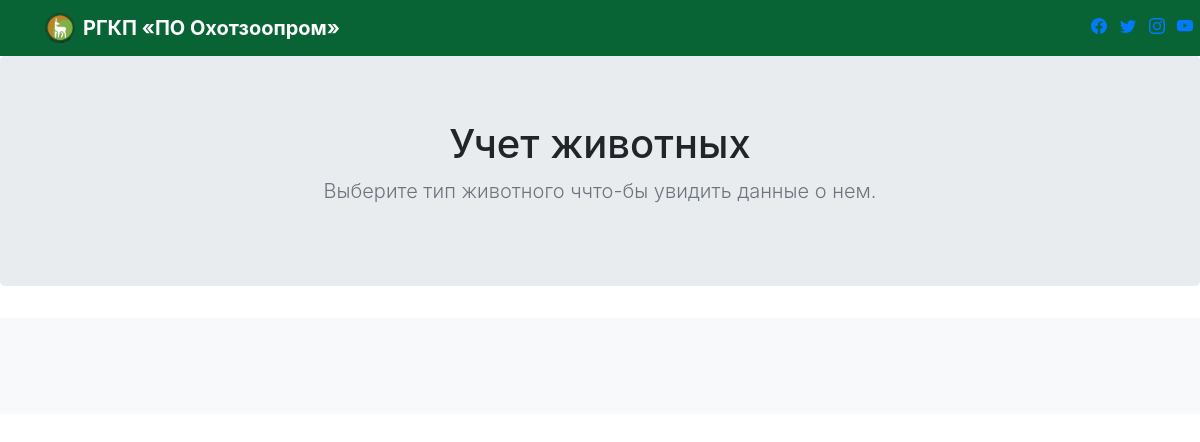
Before: /animals/ with the older database file.
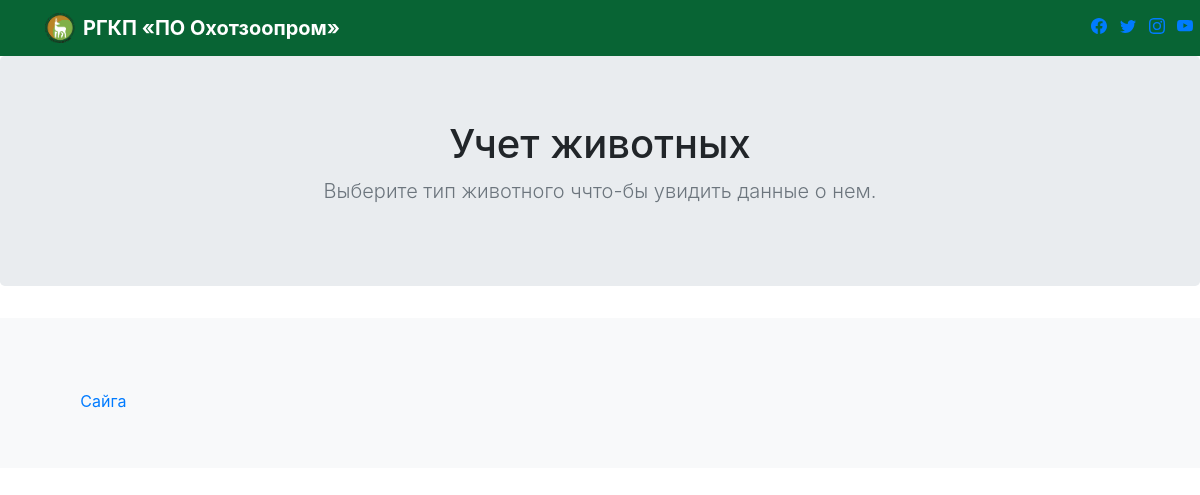
After: the same page with the newer database file.
### welcome/models.py (models this page shows, shortened)
class AnimalName(models.Model):
    name = models.CharField(max_length=50)

### welcome/views.py (the view)
# urls.py: path("animals/", animal_list, name="animal_list"),
def animal_list(request):
    animal_list = AnimalName.objects.all()
    return render(request, 'animals.html', {'animal_list': animal_list})

### templates/animals.html
{% extends 'navigation.html' %}
{% block content %}
      <main role="main">
        <section class="jumbotron text-center">
          <div class="container">
            <h1 class="jumbotron-heading">Учет животных</h1>
            <p class="lead text-muted">Выберите тип животного ччто-бы увидить данные о нем.</p>
          </div>
        </section>
        <div class="album py-5 bg-light">
          <div class="container">
            <div class="row">
              {% for animal in animal_list %}
              <div class="col-md-4">
                <div class="col-md-4">
                  <a href="{% url 'animal_view' animal.name%}" class="btn" style="max-height: 225px; width: 100%; display: block; padding-top: 25%;">{{ animal.name }}</a>
                </div>
              </div>
              {% endfor %}
            </div>
          </div>
        </div>
      </main>
{% endblock %}

Changed rows visible on the page:
added AnimalName: name "Сайга"
